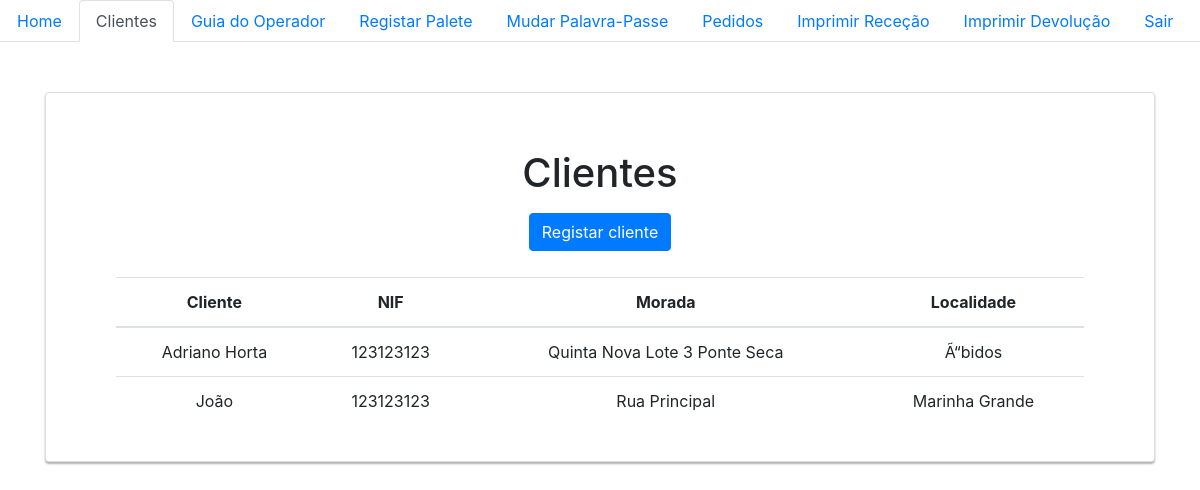
The app's page /ListarClientes.php, older data.
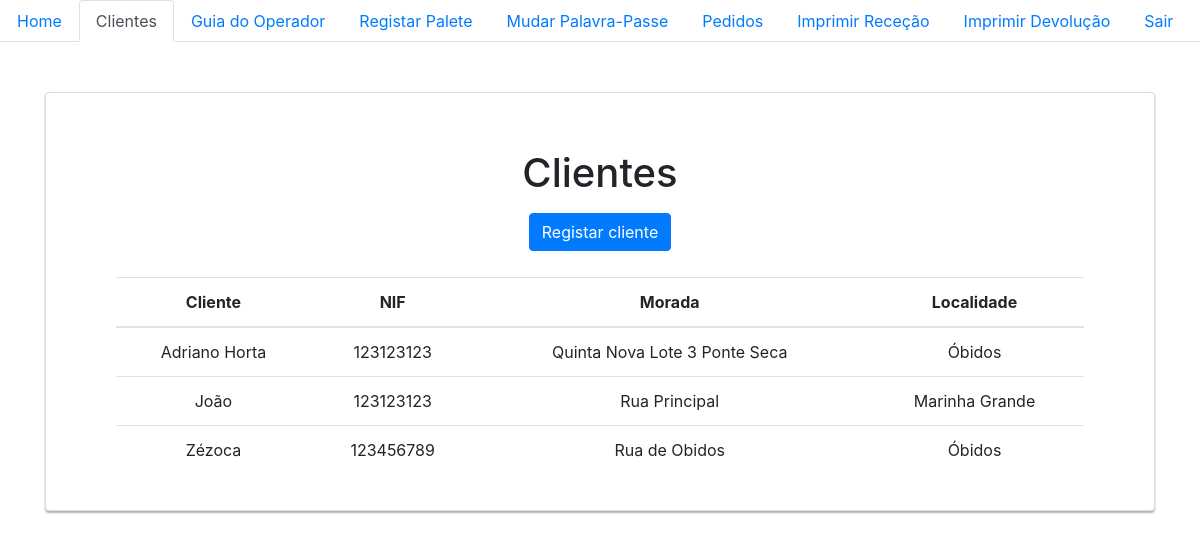
The same page, newer data.
### tables this page shows
CREATE TABLE `cliente` (
  `id` int(11) NOT NULL,
  `nome` text NOT NULL,
  `nif` int(9) NOT NULL,
  `morada` text NOT NULL,
  `localidade` text NOT NULL
);

### ListarClientes.php (the view, shortened to what this page needs)
<!DOCTYPE html>
<html lang=pt dir="ltr">
<?php
include 'navbarOperador.php';
include 'db.php';
?>
<head>
    <link rel="stylesheet" href="https://stackpath.bootstrapcdn.com/bootstrap/4.3.1/css/bootstrap.min.css">
</head>
<body>
    <div class="container">
        <div class="card card-container" style="text-align:center; width:100%; max-width: 100000px">
            <p id="profile-name" class="profile-name-card"></p>
            <form class="container" action="ListarClientes.php" method="post">
                <div style="text-align:center">
                    <h1 style="margin-bottom:1rem;">Clientes</h1>
                    <button type="button" class="btn btn-primary" style="margin-bottom:1rem;" data-toggle="modal" data-target="#exampleModal">
                        Registar cliente
                    </button>
                    <form name="myForm" onsubmit="return validateForm()">
                        <div class="container">
                            <table class="table" style="font-size:16px;">
                                <thead>
                                    <tr>
                                        <th>Cliente</th>
                                        <th>NIF</th>
                                        <th>Morada</th>
                                        <th>Localidade</th>
                                    </tr>
                                </thead>
                                <tbody>
                                    <?php
                                    $dado = mysqli_query($conn, "SELECT * FROM cliente");
                                    foreach ($dado as $eachRow) {
                                        $Nome = $eachRow['nome'];
                                        $nif = $eachRow['nif'];
                                        $Morada = $eachRow['morada'];
                                        $Localidade = $eachRow['localidade'];
                                        echo '<tr>';
                                        echo '<td> ' . $Nome . '</td>';
                                        echo '<td> ' . $nif . '</td>';
                                        echo '<td> ' . $Morada . '</td>';
                                        echo '<td> ' . $Localidade . '</td>';
                                        echo '</tr>';
                                    }
                                    ?>
                                </tbody>
                            </table>
                        </div>
                    </form>
                </div>
            </form>
        </div>
    </div>
</body>
</html>

Row changes from the older to the newer data that the page shows:
changed cliente "Adriano Horta": localidade "Ã“bidos" → "Óbidos"
added cliente: nome "Zézoca", nif "123456789", morada "Rua de Obidos", localidade "Óbidos"
